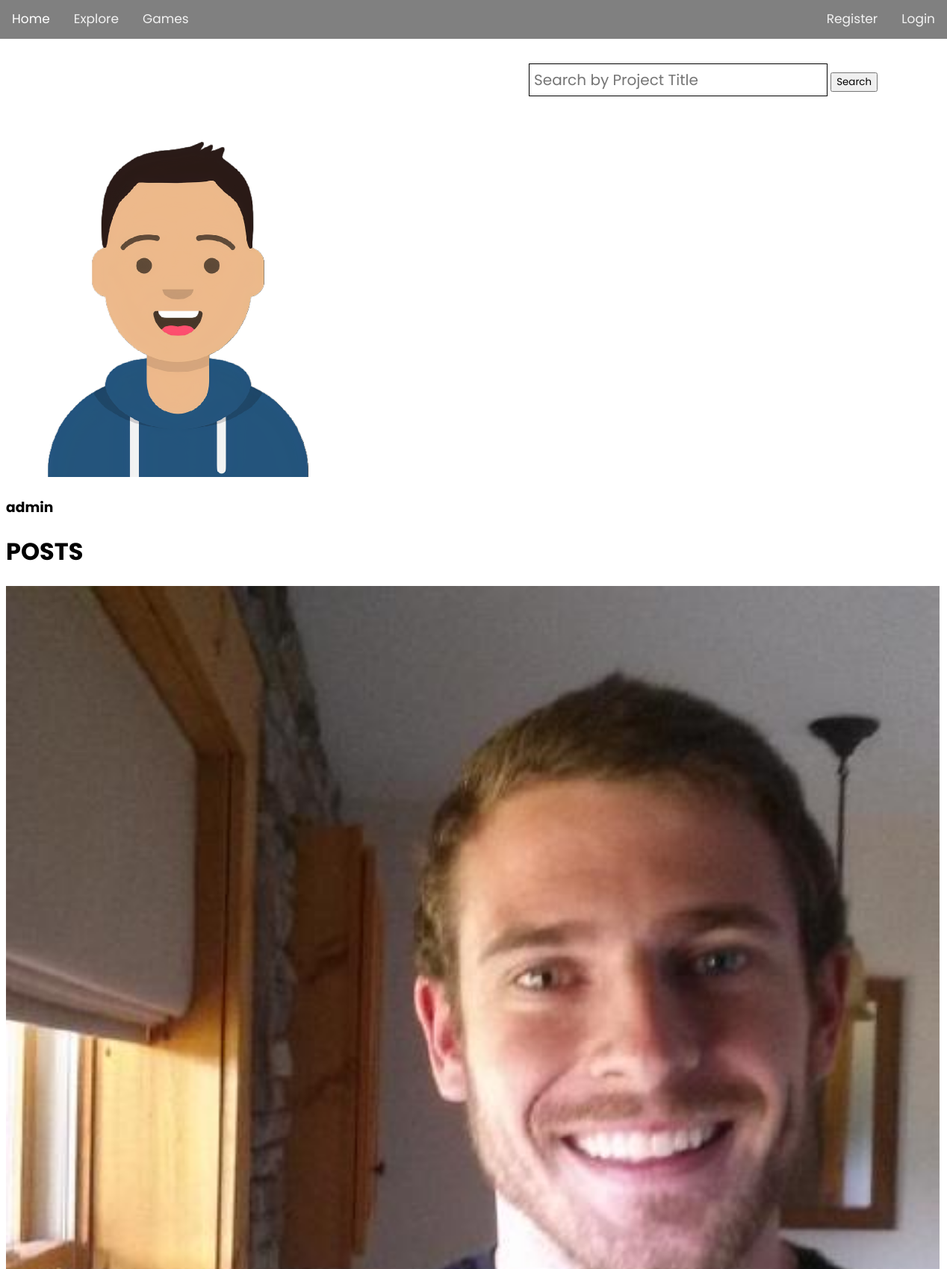
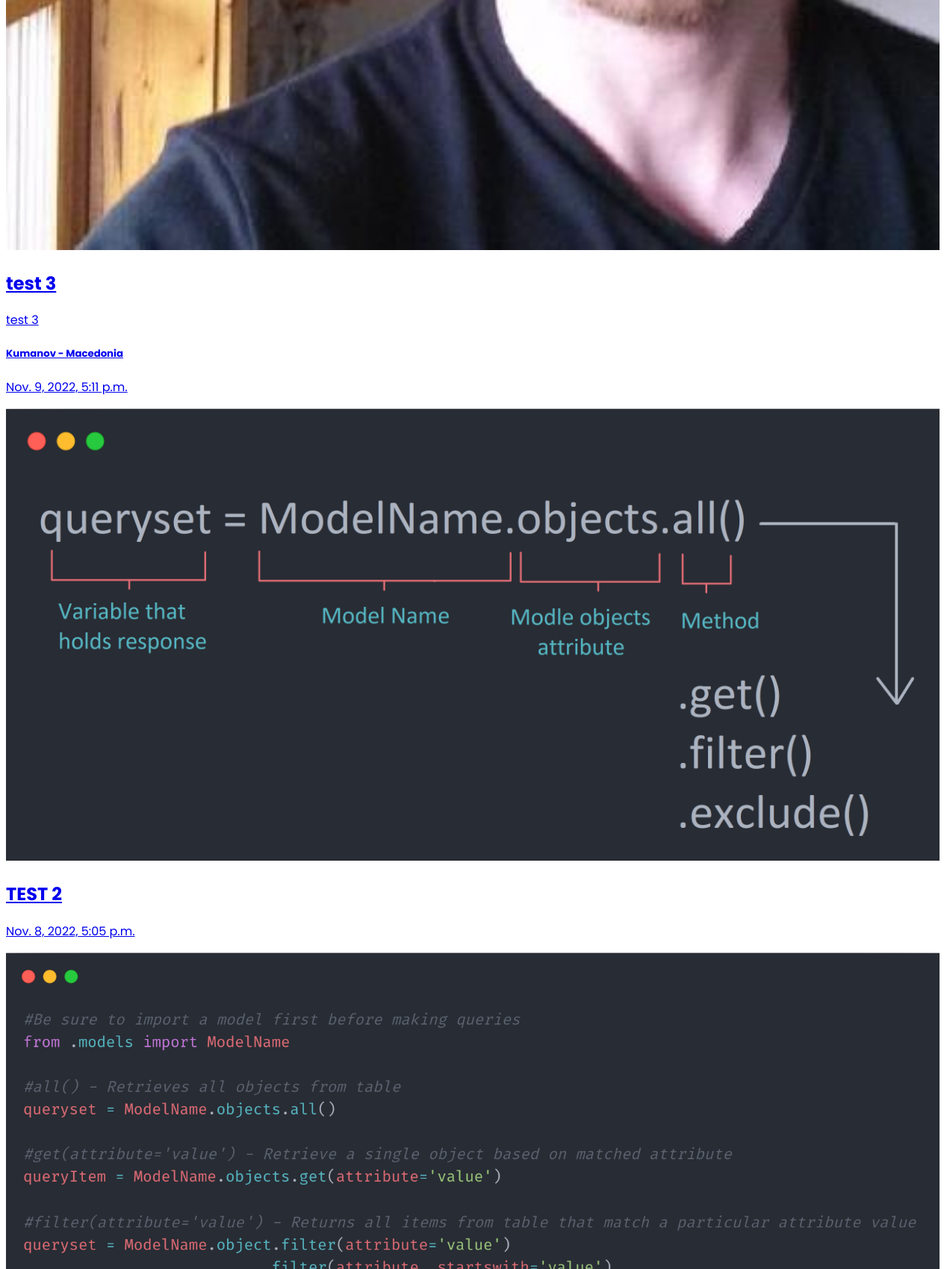
Page /profile/3f8df50d-3b65-4ad8-8a62-a27367810308/ (upper part) on the committed database (2 pictures, top to bottom).
### users/models.py (models this page shows, shortened)
class Profile(models.Model):
    user = models.OneToOneField(User , on_delete=models.CASCADE)
    username = models.CharField(max_length = 25 , unique=True)
    email = models.EmailField(blank=True , null=True)
    name = models.CharField(max_length=30 , blank=True , null=True)
    profile_image = models.ImageField(blank=True , null=True, upload_to='profiles/', default='images/profiles/user-default.png')
    bio = models.TextField(blank=True , null=True)
    created = models.DateTimeField(auto_now_add = True)
    id = models.UUIDField(default=uuid.uuid4 , unique=True ,
                        primary_key=True , editable=False)

### posts/models.py (models this page shows, shortened)
class Posts(models.Model):
    owner = models.ForeignKey(Profile , on_delete=models.CASCADE)
    title = models.CharField(max_length=255)
    caption = models.TextField(blank=True , null=True)
    location = models.ForeignKey('Location' , on_delete=models.CASCADE,blank=True , null=True)
    post_image = models.ImageField(default='')
    likes = models.IntegerField(default=0)
    comments = models.ForeignKey('Comment',on_delete=models.CASCADE,null=True,blank=True)
    created = models.DateTimeField(auto_now_add = True)
    id = models.UUIDField(default=uuid.uuid4 , unique=True ,
                        primary_key=True , editable=False)
    class Meta:
        ordering = ['-created']

class Location(models.Model):
    city = models.CharField(max_length=255,blank=True , null=True)
    country = models.CharField(max_length=255,blank=True , null=True)
    created = models.DateTimeField(auto_now_add = True)
    id = models.UUIDField(default=uuid.uuid4 , unique=True ,
                        primary_key=True , editable=False)
    def __str__(self):
        return f'{self.city} - {self.country}'

### users/views.py (the view)
# urls.py: path('profile/<str:pk>/',views.viewProfile ,name='profile'),
def viewProfile(request , pk):
    profile = Profile.objects.get(id=pk)
    posts = profile.posts_set.all()
    context = {
        'profile':profile,
        'posts':posts
    }
    return render(request, 'users/profile.html',context)

### users/templates/users/profile.html (shortened to what this page needs)
{% extends 'main.html' %}
{% block content %}
<img src="{{profile.profile_image.url}}" alt="">
<h3>{{profile.username}}</h3>
<h1>POSTS</h1>
{% for post in posts %}
<a href="{% url 'singlePost' post.id %}">
    <img src="{{post.post_image.url}}" width="1250" height="auto" />
    <h2>{{post.title}}</h2>
    {% if post.caption %}
    <p>{{post.caption}}</p>
    {% endif %}
    {% if post.location %}
    <h5>{{post.location}}</h5>
    {% endif %}
    <p>{{post.created}}</p>
    </a>
{% endfor %}
{% endblock content %}

### static/styles/navbar.css (style rules this page uses)
* { font-family: 'Poppins', sans-serif; }

### rows in the picture
Profile: profile_image (picture), username "admin"
Posts: post_image (picture), title "test 3", caption "test 3", location "Kumanov - Macedonia", created "Nov. 9, 2022, 5:11 p.m."
Posts: post_image (picture), title "TEST 2", created "Nov. 8, 2022, 5:05 p.m."
Posts: post_image (picture)
